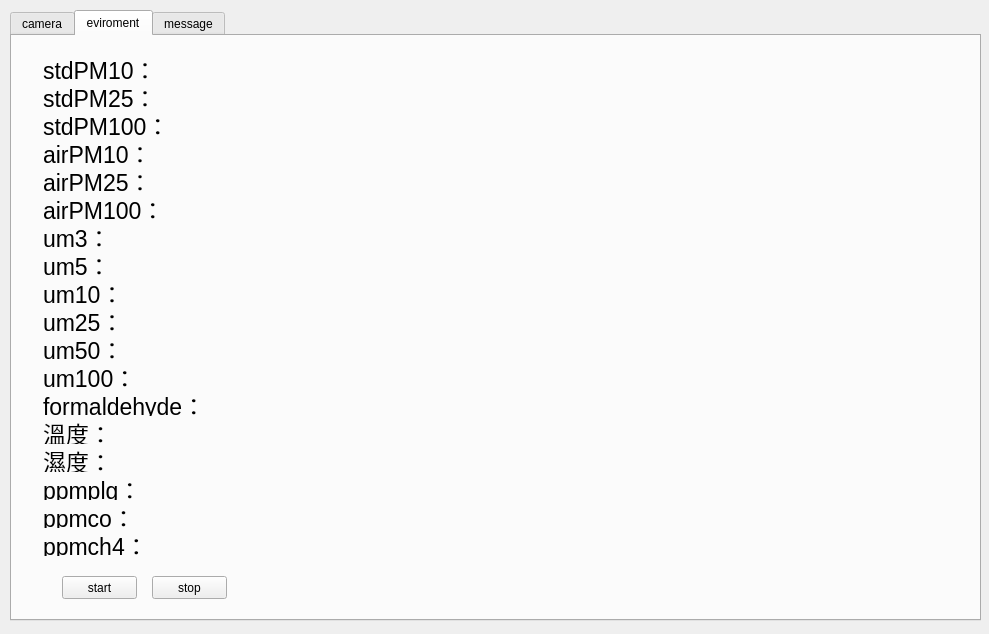
<?xml version="1.0" encoding="UTF-8"?>
<ui version="4.0">
 <class>Widget</class>
 <widget class="QWidget" name="Widget">
  <property name="geometry">
   <rect>
    <x>0</x>
    <y>0</y>
    <width>989</width>
    <height>634</height>
   </rect>
  </property>
  <property name="windowTitle">
   <string>Widget</string>
  </property>
  <widget class="QTabWidget" name="tabWidget">
   <property name="geometry">
    <rect>
     <x>10</x>
     <y>10</y>
     <width>971</width>
     <height>611</height>
    </rect>
   </property>
   <property name="currentIndex">
    <number>1</number>
   </property>
   <widget class="QWidget" name="tab">
    <attribute name="title">
     <string>camera</string>
    </attribute>
    <widget class="QLabel" name="label">
     <property name="geometry">
      <rect>
       <x>10</x>
       <y>10</y>
       <width>640</width>
       <height>480</height>
      </rect>
     </property>
     <property name="text">
      <string/>
     </property>
    </widget>
    <widget class="QWidget" name="horizontalLayoutWidget">
     <property name="geometry">
      <rect>
       <x>680</x>
       <y>20</y>
       <width>281</width>
       <height>80</height>
      </rect>
     </property>
     <layout class="QHBoxLayout" name="horizontalLayout">
      <item>
       <widget class="QPushButton" name="pushButton">
        <property name="text">
         <string>GO!!</string>
        </property>
       </widget>
      </item>
      <item>
       <widget class="QPushButton" name="pushButton_2">
        <property name="text">
         <string>STOP</string>
        </property>
       </widget>
      </item>
     </layout>
    </widget>
    <widget class="QLabel" name="label_40">
     <property name="geometry">
      <rect>
       <x>680</x>
       <y>150</y>
       <width>271</width>
       <height>41</height>
      </rect>
     </property>
     <property name="font">
      <font>
       <pointsize>21</pointsize>
      </font>
     </property>
     <property name="text">
      <string/>
     </property>
    </widget>
   </widget>
   <widget class="QWidget" name="tab_2">
    <attribute name="title">
     <string>eviroment</string>
    </attribute>
    <widget class="QWidget" name="horizontalLayoutWidget_2">
     <property name="geometry">
      <rect>
       <x>20</x>
       <y>10</y>
       <width>259</width>
       <height>521</height>
      </rect>
     </property>
     <layout class="QHBoxLayout" name="horizontalLayout_2">
      <item>
       <layout class="QVBoxLayout" name="verticalLayout_2">
        <item>
         <widget class="QLabel" name="label_2">
          <property name="font">
           <font>
            <pointsize>17</pointsize>
           </font>
          </property>
          <property name="text">
           <string>stdPM10：</string>
          </property>
         </widget>
        </item>
        <item>
         <widget class="QLabel" name="label_3">
          <property name="font">
           <font>
            <pointsize>17</pointsize>
           </font>
          </property>
          <property name="text">
           <string>stdPM25：</string>
          </property>
         </widget>
        </item>
        <item>
         <widget class="QLabel" name="label_4">
          <property name="font">
           <font>
            <pointsize>17</pointsize>
           </font>
          </property>
          <property name="text">
           <string>stdPM100：</string>
          </property>
         </widget>
        </item>
        <item>
         <widget class="QLabel" name="label_5">
          <property name="font">
           <font>
            <pointsize>17</pointsize>
           </font>
          </property>
          <property name="text">
           <string>airPM10：</string>
          </property>
         </widget>
        </item>
        <item>
         <widget class="QLabel" name="label_6">
          <property name="font">
           <font>
            <pointsize>17</pointsize>
           </font>
          </property>
          <property name="text">
           <string>airPM25：</string>
          </property>
         </widget>
        </item>
        <item>
         <widget class="QLabel" name="label_7">
          <property name="font">
           <font>
            <pointsize>17</pointsize>
           </font>
          </property>
          <property name="text">
           <string>airPM100：</string>
          </property>
         </widget>
        </item>
        <item>
         <widget class="QLabel" name="label_8">
          <property name="font">
           <font>
            <pointsize>17</pointsize>
           </font>
          </property>
          <property name="text">
           <string>um3：</string>
          </property>
         </widget>
        </item>
        <item>
         <widget class="QLabel" name="label_9">
          <property name="font">
           <font>
            <pointsize>17</pointsize>
           </font>
          </property>
          <property name="text">
           <string>um5：</string>
          </property>
         </widget>
        </item>
        <item>
         <widget class="QLabel" name="label_10">
          <property name="font">
           <font>
            <pointsize>17</pointsize>
           </font>
          </property>
          <property name="text">
           <string>um10：</string>
          </property>
         </widget>
        </item>
        <item>
         <widget class="QLabel" name="label_11">
          <property name="font">
           <font>
            <pointsize>17</pointsize>
           </font>
          </property>
          <property name="text">
           <string>um25：</string>
          </property>
         </widget>
        </item>
        <item>
         <widget class="QLabel" name="label_12">
          <property name="font">
           <font>
            <pointsize>17</pointsize>
           </font>
          </property>
          <property name="text">
           <string>um50：</string>
          </property>
         </widget>
        </item>
        <item>
         <widget class="QLabel" name="label_13">
          <property name="font">
           <font>
            <pointsize>17</pointsize>
           </font>
          </property>
          <property name="text">
           <string>um100：</string>
          </property>
         </widget>
        </item>
        <item>
         <widget class="QLabel" name="label_14">
          <property name="font">
           <font>
            <pointsize>17</pointsize>
           </font>
          </property>
          <property name="text">
           <string>formaldehyde：</string>
          </property>
         </widget>
        </item>
        <item>
         <widget class="QLabel" name="label_15">
          <property name="font">
           <font>
            <pointsize>17</pointsize>
           </font>
          </property>
          <property name="text">
           <string>溫度：</string>
          </property>
         </widget>
        </item>
        <item>
         <widget class="QLabel" name="label_16">
          <property name="font">
           <font>
            <pointsize>17</pointsize>
           </font>
          </property>
          <property name="text">
           <string>濕度：</string>
          </property>
         </widget>
        </item>
        <item>
         <widget class="QLabel" name="label_17">
          <property name="font">
           <font>
            <pointsize>17</pointsize>
           </font>
          </property>
          <property name="text">
           <string>ppmplg：</string>
          </property>
         </widget>
        </item>
        <item>
         <widget class="QLabel" name="label_18">
          <property name="font">
           <font>
            <pointsize>17</pointsize>
           </font>
          </property>
          <property name="text">
           <string>ppmco：</string>
          </property>
         </widget>
        </item>
        <item>
         <widget class="QLabel" name="label_37">
          <property name="font">
           <font>
            <pointsize>17</pointsize>
           </font>
          </property>
          <property name="text">
           <string>ppmch4：</string>
          </property>
         </widget>
        </item>
       </layout>
      </item>
      <item>
       <layout class="QVBoxLayout" name="verticalLayout_3">
        <item>
         <widget class="QLabel" name="label_19">
          <property name="font">
           <font>
            <pointsize>19</pointsize>
           </font>
          </property>
          <property name="text">
           <string/>
          </property>
         </widget>
        </item>
        <item>
         <widget class="QLabel" name="label_20">
          <property name="font">
           <font>
            <pointsize>19</pointsize>
           </font>
          </property>
          <property name="text">
           <string/>
          </property>
         </widget>
        </item>
        <item>
         <widget class="QLabel" name="label_21">
          <property name="font">
           <font>
            <pointsize>19</pointsize>
           </font>
          </property>
          <property name="text">
           <string/>
          </property>
         </widget>
        </item>
        <item>
         <widget class="QLabel" name="label_22">
          <property name="font">
           <font>
            <pointsize>19</pointsize>
           </font>
          </property>
          <property name="text">
           <string/>
          </property>
         </widget>
        </item>
        <item>
         <widget class="QLabel" name="label_23">
          <property name="font">
           <font>
            <pointsize>19</pointsize>
           </font>
          </property>
          <property name="text">
           <string/>
          </property>
         </widget>
        </item>
        <item>
         <widget class="QLabel" name="label_24">
          <property name="font">
           <font>
            <pointsize>19</pointsize>
           </font>
          </property>
          <property name="text">
           <string/>
          </property>
         </widget>
        </item>
        <item>
         <widget class="QLabel" name="label_25">
          <property name="font">
           <font>
            <pointsize>19</pointsize>
           </font>
          </property>
          <property name="text">
           <string/>
          </property>
         </widget>
        </item>
        <item>
         <widget class="QLabel" name="label_26">
          <property name="font">
           <font>
            <pointsize>19</pointsize>
           </font>
          </property>
          <property name="text">
           <string/>
          </property>
         </widget>
        </item>
        <item>
         <widget class="QLabel" name="label_27">
          <property name="font">
           <font>
            <pointsize>19</pointsize>
           </font>
          </property>
          <property name="text">
           <string/>
          </property>
         </widget>
        </item>
        <item>
         <widget class="QLabel" name="label_28">
          <property name="font">
           <font>
            <pointsize>19</pointsize>
           </font>
          </property>
          <property name="text">
           <string/>
          </property>
         </widget>
        </item>
        <item>
         <widget class="QLabel" name="label_29">
          <property name="font">
           <font>
            <pointsize>19</pointsize>
           </font>
          </property>
          <property name="text">
           <string/>
          </property>
         </widget>
        </item>
        <item>
         <widget class="QLabel" name="label_30">
          <property name="font">
           <font>
            <pointsize>19</pointsize>
           </font>
          </property>
          <property name="text">
           <string/>
          </property>
         </widget>
        </item>
        <item>
         <widget class="QLabel" name="label_31">
          <property name="font">
           <font>
            <pointsize>19</pointsize>
           </font>
          </property>
          <property name="text">
           <string/>
          </property>
         </widget>
        </item>
        <item>
         <widget class="QLabel" name="label_32">
          <property name="font">
           <font>
            <pointsize>19</pointsize>
           </font>
          </property>
          <property name="text">
           <string/>
          </property>
         </widget>
        </item>
        <item>
         <widget class="QLabel" name="label_33">
          <property name="font">
           <font>
            <pointsize>19</pointsize>
           </font>
          </property>
          <property name="text">
           <string/>
          </property>
         </widget>
        </item>
        <item>
         <widget class="QLabel" name="label_34">
          <property name="font">
           <font>
            <pointsize>19</pointsize>
           </font>
          </property>
          <property name="text">
           <string/>
          </property>
         </widget>
        </item>
        <item>
         <widget class="QLabel" name="label_35">
          <property name="font">
           <font>
            <pointsize>19</pointsize>
           </font>
          </property>
          <property name="text">
           <string/>
          </property>
         </widget>
        </item>
        <item>
         <widget class="QLabel" name="label_36">
          <property name="font">
           <font>
            <pointsize>19</pointsize>
           </font>
          </property>
          <property name="text">
           <string/>
          </property>
         </widget>
        </item>
       </layout>
      </item>
     </layout>
    </widget>
    <widget class="QPushButton" name="pushButton_3">
     <property name="geometry">
      <rect>
       <x>50</x>
       <y>540</y>
       <width>75</width>
       <height>23</height>
      </rect>
     </property>
     <property name="text">
      <string>start</string>
     </property>
    </widget>
    <widget class="QPushButton" name="pushButton_4">
     <property name="geometry">
      <rect>
       <x>140</x>
       <y>540</y>
       <width>75</width>
       <height>23</height>
      </rect>
     </property>
     <property name="text">
      <string>stop</string>
     </property>
    </widget>
   </widget>
   <widget class="QWidget" name="tab_3">
    <attribute name="title">
     <string>message</string>
    </attribute>
    <widget class="QPushButton" name="pushButton_5">
     <property name="geometry">
      <rect>
       <x>390</x>
       <y>350</y>
       <width>141</width>
       <height>51</height>
      </rect>
     </property>
     <property name="font">
      <font>
       <pointsize>28</pointsize>
      </font>
     </property>
     <property name="text">
      <string>send</string>
     </property>
    </widget>
    <widget class="QLineEdit" name="lineEdit">
     <property name="geometry">
      <rect>
       <x>50</x>
       <y>230</y>
       <width>851</width>
       <height>51</height>
      </rect>
     </property>
     <property name="text">
      <string/>
     </property>
     <property name="maxLength">
      <number>40</number>
     </property>
    </widget>
    <widget class="QLabel" name="label_38">
     <property name="geometry">
      <rect>
       <x>50</x>
       <y>150</y>
       <width>371</width>
       <height>41</height>
      </rect>
     </property>
     <property name="font">
      <font>
       <pointsize>20</pointsize>
      </font>
     </property>
     <property name="text">
      <string>plz input ur message</string>
     </property>
    </widget>
    <widget class="QLabel" name="label_39">
     <property name="geometry">
      <rect>
       <x>60</x>
       <y>300</y>
       <width>341</width>
       <height>31</height>
      </rect>
     </property>
     <property name="text">
      <string/>
     </property>
    </widget>
   </widget>
  </widget>
 </widget>
 <layoutdefault spacing="6" margin="11"/>
 <resources/>
 <connections/>
</ui>
